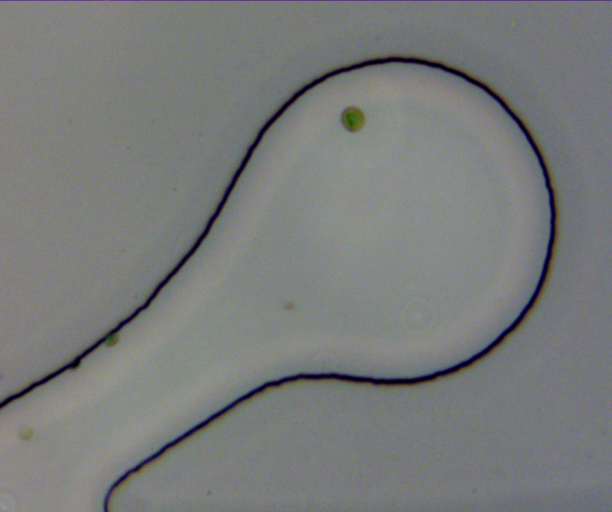
#> input picture dataset/images/train/IMG001x004.tif, 1224 x 1024 px, given in place of 0070_CH8_CB21_H27.tif, which was not available (shown at 1/2 size)
$ python plot_s3_supplementary.py
#> lines starting #> are read from the running program, lines starting #| are printed output that depends on the picture; after the words box and inside, x2 and y2 are one past the last pixel; in counts of white or black regions, pixels touching at a corner belong together; pictures that were not available may be replaced by others from this repository, and a replacement may not be noted
# -*- coding: utf-8 -*-
"""生成 S3 支撑材料补充图：Figure S6 标注分布 / Figure S7 ROI 叠加 / Figure S8 真值-预测对照。
风格与 plot_training_curves.py 保持一致（微软雅黑 + Times New Roman, dpi 200）。"""
import os
import glob
import numpy as np
import matplotlib
matplotlib.use("Agg")
import matplotlib.pyplot as plt
from matplotlib import font_manager
from PIL import Image, ImageDraw

# ---------- 全局样式（与 plot_training_curves.py 一致） ----------
plt.rcParams["font.sans-serif"] = ["Microsoft YaHei", "SimHei"]
plt.rcParams["font.family"] = "sans-serif"
plt.rcParams["axes.unicode_minus"] = False
plt.rcParams["xtick.direction"] = "in"
plt.rcParams["ytick.direction"] = "in"
plt.rcParams["mathtext.fontset"] = "stix"

BLUE, RED, GREEN = "#1f77b4", "#d62728", "#2ca02c"
ROOT = r"E:\pythonProject\Microalgae_Identification_YOLOv11"
OUT = os.path.join(ROOT, "training_figures", "s3_supplementary")
os.makedirs(OUT, exist_ok=True)

# ================= Figure S6：训练集标注分布 =================
lbl_files = sorted(glob.glob(os.path.join(ROOT, "dataset", "labels", "train", "*.txt")))
counts, cx, cy, bw, bh = [], [], [], [], []
for f in lbl_files:
    lines = [l.split() for l in open(f, encoding="utf-8").read().strip().splitlines() if l.strip()]
    counts.append(len(lines))
    for p in lines:
        pts = np.array(list(map(float, p[1:])), dtype=float).reshape(-1, 2)
        xs, ys = pts[:, 0], pts[:, 1]
        cx.append(xs.mean()); cy.append(ys.mean())
        bw.append(xs.max() - xs.min()); bh.append(ys.max() - ys.min())
counts = np.array(counts); cx = np.array(cx); cy = np.array(cy)
bw = np.array(bw) * 100; bh = np.array(bh) * 100  # 归一化坐标 → % 视野

fig, axes = plt.subplots(1, 4, figsize=(14, 3.2))
ax = axes[0]
ax.hist(counts, bins=30, color=BLUE, edgecolor="white", linewidth=0.6)
ax.set_xlabel("每张图像实例数"); ax.set_ylabel("图像数量")
ax.set_title("(a) 实例数分布", fontsize=11)
ax.text(0.97, 0.95, f"总计 {counts.sum():,} 实例\n{len(counts)} 张图像",
        transform=ax.transAxes, ha="right", va="top", fontsize=9,
        bbox=dict(boxstyle="round,pad=0.3", fc="white", ec="#cccccc"))

ax = axes[1]
ax.scatter(cx, cy, s=3, c=BLUE, alpha=0.25, edgecolors="none")
ax.set_xlim(0, 1); ax.set_ylim(1, 0)  # 图像坐标习惯：原点在左上，x 向右、y 向下，与实际视野方向一致
ax.set_xlabel("中心点 x（归一化）"); ax.set_ylabel("中心点 y（归一化）")
ax.set_title("(b) 中心点空间分布", fontsize=11)

ax = axes[2]
ax.hist(bw, bins=40, color=BLUE, edgecolor="white", linewidth=0.6)
ax.axvline(np.median(bw), color=RED, ls="--", lw=1.2)
ax.text(np.median(bw) + 0.15, ax.get_ylim()[1] * 0.92, f"中位数 {np.median(bw):.1f}%",
        color=RED, fontsize=9)
ax.set_xlabel("边界框宽度（占视野宽度 %）"); ax.set_ylabel("实例数量")
ax.set_title("(c) 目标宽度分布", fontsize=11)

ax = axes[3]
ax.hist(bh, bins=40, color=BLUE, edgecolor="white", linewidth=0.6)
ax.axvline(np.median(bh), color=RED, ls="--", lw=1.2)
ax.text(np.median(bh) + 0.15, ax.get_ylim()[1] * 0.92, f"中位数 {np.median(bh):.1f}%",
        color=RED, fontsize=9)
ax.set_xlabel("边界框高度（占视野高度 %）"); ax.set_ylabel("实例数量")
ax.set_title("(d) 目标高度分布", fontsize=11)

for ax in axes:
    ax.tick_params(labelsize=9)
fig.tight_layout()
p6 = os.path.join(OUT, "figS6_labels_distribution.png")
fig.savefig(p6, dpi=200, bbox_inches="tight", facecolor="white")
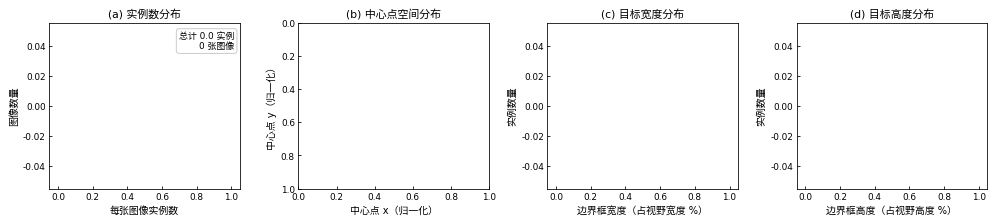
#> figure drawn by matplotlib, 4 panels
plt.close(fig)
print("S6 saved:", p6)

# ================= Figure S7：三密度腔室照片 + ROI 叠加 =================
from skimage import color, filters, morphology, measure, segmentation
from scipy.ndimage import binary_fill_holes

photos = [
    ("0070_CH8_CB21_H27.tif", "(a) 低密度（2 个实例）"),
    ("CH1_CB2_H41.tif",       "(b) 中密度（82 个实例）"),
    ("0007_CH5_CB7_H41.tif",  "(c) 高密度（224 个实例）"),
]
fig, axes = plt.subplots(1, 3, figsize=(12.6, 4.0))
for ax, (name, label) in zip(axes, photos):
    img = np.array(Image.open(os.path.join(ROOT, "dataset", "images", "train", name)).convert("RGB")).astype(float) / 255.0
    g = color.rgb2gray(img)
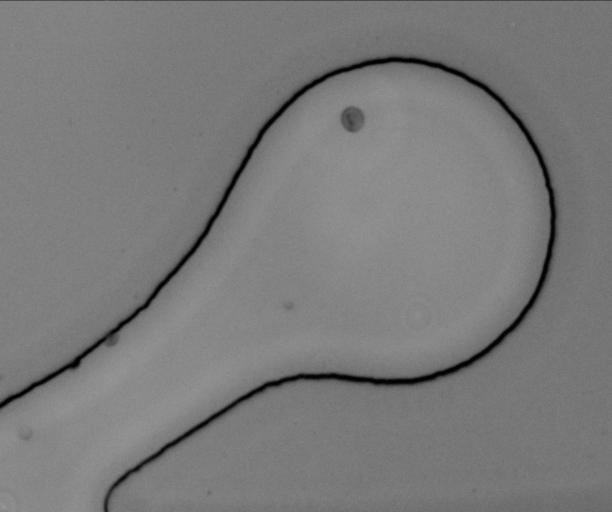
#> g: shape (1024, 1224) float64 (shown at 1/2 size); min 0.00392, max 0.618, mean 0.481
    sat = img.max(axis=2) - img.min(axis=2)  # 色度：细胞偏绿（高），边界线为灰黑（低）
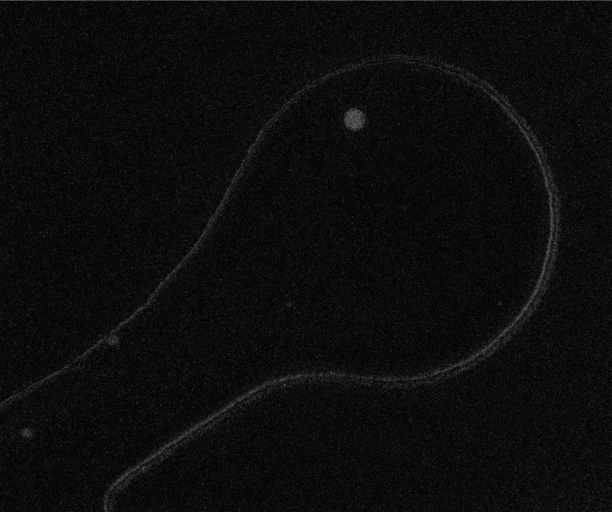
#> sat: shape (1024, 1224) float64 (shown at 1/2 size); min 0, max 0.612, mean 0.0503
    # 仅取低饱和度的暗色像素 = 腔室边界线；绿色细胞簇被排除，成为内部孔洞随后被填充
    boundary = (g < 0.38) & (sat < 0.20)
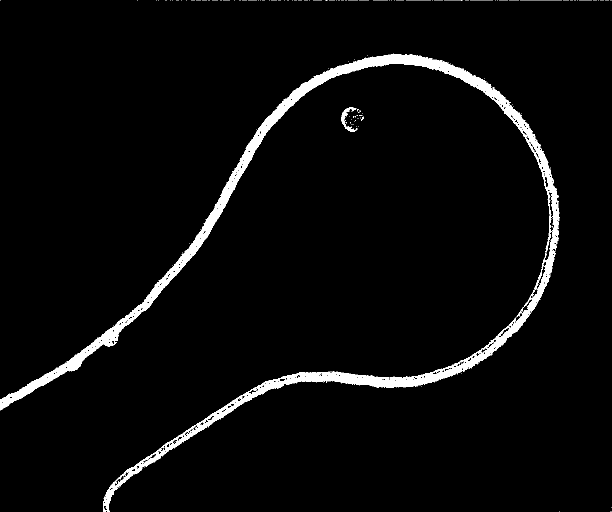
#> boundary: shape (1024, 1224) bool (shown at 1/2 size); 3.6% white; 420 white regions (417 under 20 px), largest, box (x1, y1, x2, y2) and area: (0, 107, 1119, 1024) 44289, (683, 214, 715, 264) 440, (722, 233, 727, 241) 21
    boundary = morphology.remove_small_objects(boundary, 2000)
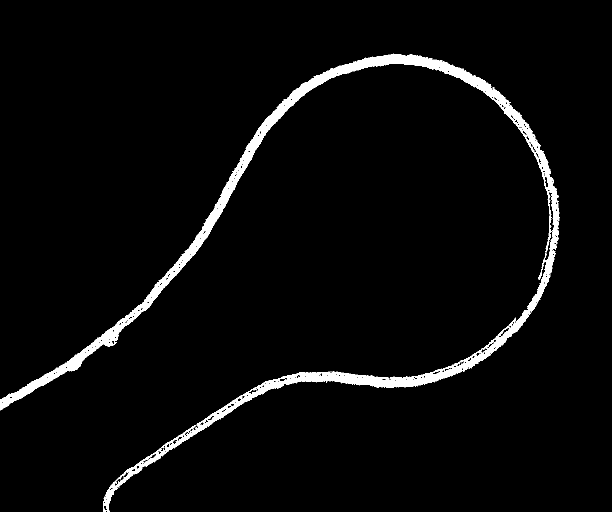
#> boundary: shape (1024, 1224) bool (shown at 1/2 size); 3.5% white; 1 white region, box (x1, y1, x2, y2) and area: (0, 107, 1119, 1024) 43967
    boundary = morphology.binary_closing(boundary, morphology.disk(2))
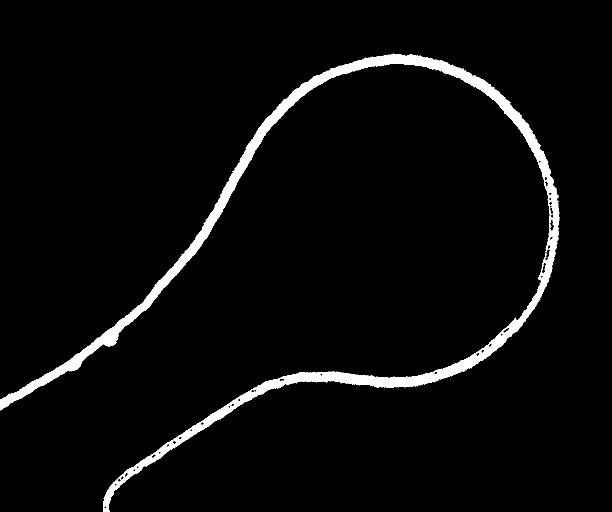
#> boundary: shape (1024, 1224) bool (shown at 1/2 size); 3.9% white; 1 white region, box (x1, y1, x2, y2) and area: (0, 107, 1119, 1024) 48432
    # 泛洪提取腔室内部：种子点取该图首个标注多边形质心（必在腔室内），
    # 暗色边界线 + 图像边框作为屏障，亮区域为可通行区
    from skimage.segmentation import flood
    img_h, img_w = g.shape
#> img_h = 1024; img_w = 1224
#> (the run stopped early here; a loop or call above may not have finished)
